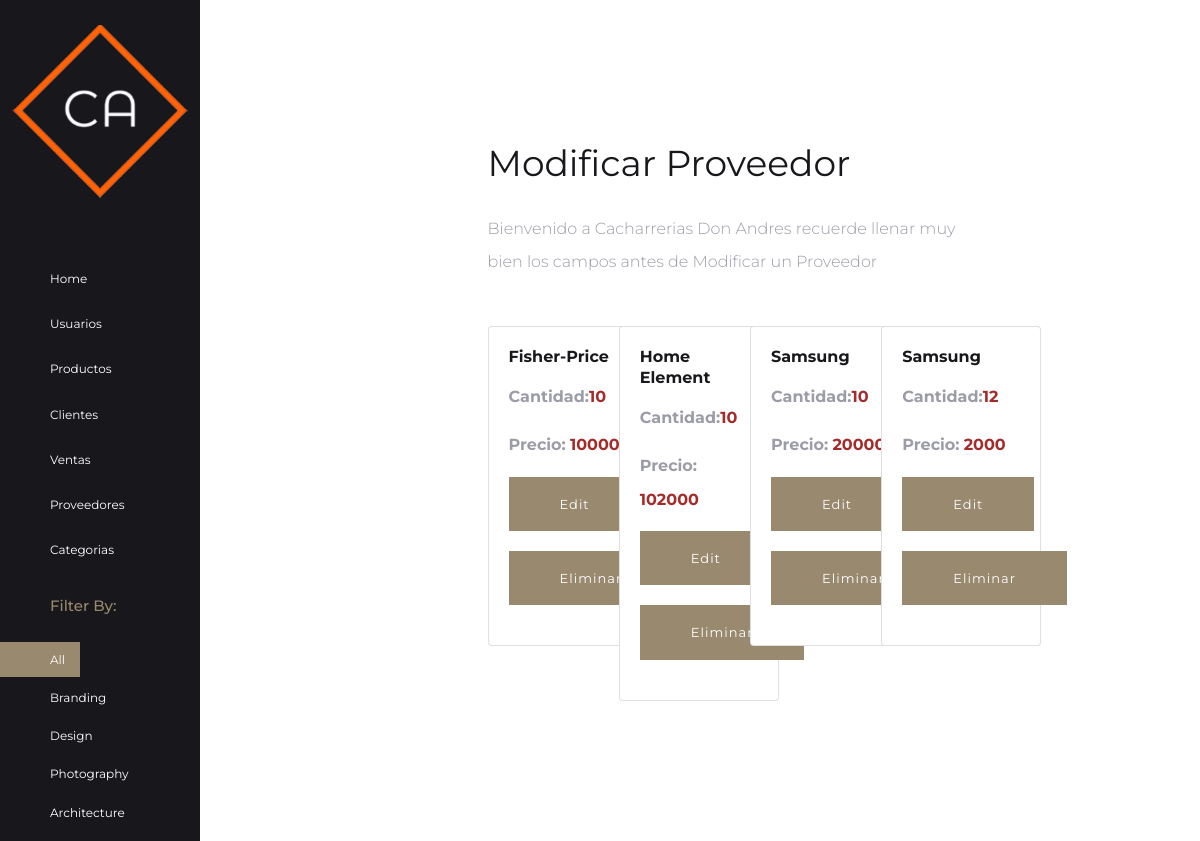
Page /modiproveedor on the committed database.
### api/models.py (models this page shows, shortened)
class Proveedor(models.Model):
    id_proveedor = models.AutoField(primary_key=True)
    nombre_proveedor = models.CharField(max_length=100)
    cantidad_articulos = models.IntegerField()
    precio_producto = models.IntegerField()
    createdAt = models.DateTimeField(auto_now_add=True)
    objects = ProveedorManager()
    class Meta:
        ordering = ["id_proveedor"]

### fron/views.py (the view)
# urls.py: path('modiproveedor',FormularioProveedorView.modificar_proveedor,name="MODproveedor"),
    def modificar_proveedor(request):
       shelf = Proveedor.objects.all()
       upload = FormularioProveedor()
       if request.method == 'POST':
           upload = FormularioProveedor(request.POST)
           if upload.is_valid():
               upload.save
               return render(request,"modificar_proveedor.html")
       return render(request,"modificar_proveedor.html",{"miformulario":upload,"shelf":shelf})

### fron/templates/modificar_proveedor.html (shortened to what this page needs)
{% extends "padre.html" %}
{% load static %}
{% block content%}
<div class="col-lg-10 col-md-9 col-12 body_block  align-content-center">
  <div>
      <div class="img_card">
          <div class="row justify-content-center">
              <div class="col-md-6 col-7 content_section">
                  <div class="content_box">
                      <div class="content_box_inner">
                          <div>
                              <h3>
                                 Modificar Proveedor
                              </h3>
                              <p>
                             Bienvenido a Cacharrerias Don Andres recuerde llenar muy bien los campos antes de Modificar un Proveedor
                              </p>
                              <br>
                              <div class="mt75 row justify-content-center">
                                {% for proveedor in shelf %}
                                <div class="grid-item branding col-sm-12 col-md-6 col-lg-3">
                                <div class="card" style="width: 10rem;">
                                <div class="card-body">
                                <h5 class="card-title"><strong>{{ proveedor.nombre_proveedor }}</strong></h5>
                                <p class="card-text"><strong>Cantidad:</strong><strong style="color: brown;">{{ proveedor.cantidad_articulos }}</strong></p>
                                <p class="card-text"><strong>Precio:</strong> <strong style="color: brown;">{{ proveedor.precio_producto }}</strong></p>
                               <center>
                                <form action="/resulmodiproveedor/{{proveedor.id_proveedor}}" method="GET">
                                        <button type="submit" class="btn btn-primary">Edit</button>
                                    </form>
                                    <form action="/eliminarproveedor/{{proveedor.id_proveedor}}" method="GET">
                                      <button type="submit" class="btn btn-primary">Eliminar</button>
                                  </form>
                              </center>
                                </div>
                              </div>
                            </div>
                            <br>
                            {% endfor %}
                        </div>
                          </div>
                      </div>
                  </div>
              </div>
          </div>
        </div>
  </div>
</div>
{% endblock %}

### fron/static/css/main.css (style rules this page uses)
body { font-size: 20px; line-height: 1.6; font-weight: 300; font-family: "Montserrat", sans-serif; color: #9c9ca9; font-style: normal; overflow-x: hidden; }
h1, h2, h3, h4, h5, h6 { font-family: "Montserrat", sans-serif; font-weight: 400; color: #18181c; line-height: 1.3; }
h3, .h3 { font-size: 36px; margin-bottom: 25px; }
h5, .h5 { font-size: 16px; margin-bottom: 15px; }
p { font-size: 16px; font-family: "Montserrat", sans-serif; margin: 0 0 15px; line-height: 2.1; font-weight: 300; color: #9c9ca9; }
strong { font-weight: 700; }
.body_block { background-color: #ffffff; padding: 50px 30px; }
.img_card { position: relative; }
.img_card .content_section { background-color: #ffffff; position: relative; padding: 50px 0; }
.img_card .content_section .content_box { position: relative; left: 0; right: 0; margin-right: -75px; z-index: 999; top: 0; width: auto; bottom: 0; padding: 15px; min-height: 500px; background-color: #ffffff; }
.img_card .content_section .content_box .content_box_inner { padding: 25px 20px 25px 15px; }
.btn { font-size: 13px; line-height: 1.7; text-transform: capitalize; color: #fff; font-weight: 400; padding: 15px 50px; border-radius: 0; outline: 0 !important; border: none; cursor: pointer; letter-spacing: 1px; background-color: #18181c; -webkit-transition: all 300ms ease-in-out; transition: all 300ms ease-in-out; }
.btn-primary { background-color: #99896e; border: solid 1px #99896e; color: #ffffff; -webkit-transition: all 300ms ease-in-out; transition: all 300ms ease-in-out; }

### rows in the picture
Proveedor: nombre_proveedor "Fisher-Price", cantidad_articulos "10", precio_producto "10000"
Proveedor: nombre_proveedor "Home Element", cantidad_articulos "10", precio_producto "102000"
Proveedor: nombre_proveedor "Samsung", cantidad_articulos "10", precio_producto "20000"
Proveedor: nombre_proveedor "Samsung", cantidad_articulos "12", precio_producto "2000"
